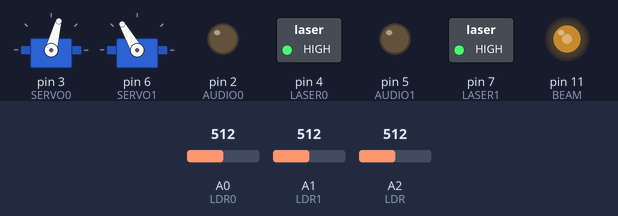
A sketch run on a simulated Arduino Nano, built with avr-gcc and run on an emulated ATmega328P. Parts: 2 × servo, switched loads named in the sketch (green lamp = pin HIGH), output pins drawn as LEDs (lit = HIGH). Wiring (inferred from the names in the program): 2 × servo: signal pin 3 / signal pin 6. The inputs (shaded band) are chosen by the test bench; at power-on: A2 (LDR) = 512, A0 (LDR0) = 512, A1 (LDR1) = 512. EEPROM starts erased; servo pulses on a pin are drawn as a servo (544–2400 µs = 0–180°); pins used as bus, display or sensor lines are not drawn; what the sketch prints to the serial monitor is not drawn.

Above: at 1.2 s.
1.3 s: A2 (LDR) set to 786
At 1.93 s:
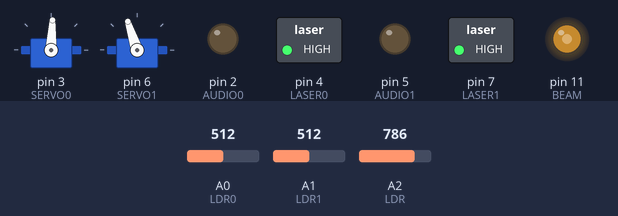
4.3 s: A2 (LDR) set to 811
At 4.39 s:
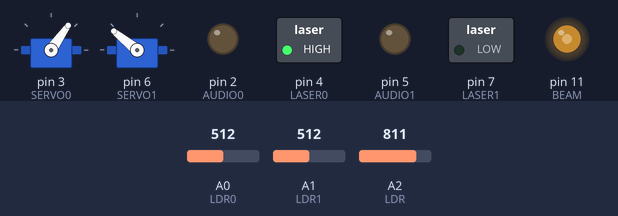
At 8.0 s:
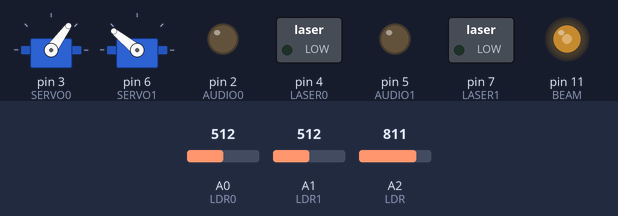
Timing chart, 0 to 19.3 s (numbered marks = the images above; inputs shaded):
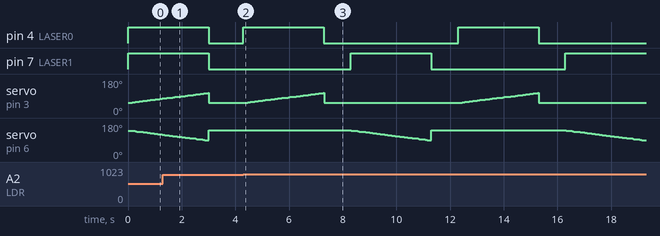

The sketch:

door.ino
```cpp
//model=arduino nano 328
#include <EEPROM.h>
//pin definition
#define LDR A2             //environment
#define LDR0 A0            //photoresister(light-dependent resistor)
#define AUDIO0 2
#define SERVO0 3
#define LASER0 4
#define LDR1 A1            //photoresister(light-dependent resistor)
#define AUDIO1 5
#define SERVO1 6
#define LASER1 7
#define BEAM 11

//record
int loserCount=0;
int winnerCount=0;

//LDR
float ldrTemp=0;          //temporarily store old data
float ldrValue0=0;        //sensed value
float ldrChange0=0;       //delta
unsigned long ldrTime0=0; //end time of scanning in ms.
bool ldrStatus0=0;        //1 for reacting
float ldrValue1=0;        //sensed value
float ldrChange1=0;       //delta
unsigned long ldrTime1=0; //end time of scanning in ms.
bool ldrStatus1=0;        //1 for reacting

//servo
const int UPPER=4000;     //upper limit of OCR1
const int LOWER=2200;     //lower limit of OCR1
const int STEP_INC0=12;   //increasing step of OCR1A
const int STEP_DEC0=-100; //decreasing step of OCR1A
const int STEP_INC1=100;  //increasing step of OCR1B
const int STEP_DEC1=-12;  //decreasing step of OCR1B
volatile int ocr1a_step=0;//step of OCR1A
volatile int ocr1b_step=0;//step of OCR1B

void setup(){
  digitalWrite(AUDIO0,LOW);
  digitalWrite(SERVO0,LOW);
  digitalWrite(LASER0,LOW);
  digitalWrite(AUDIO1,LOW);
  digitalWrite(SERVO1,LOW);
  digitalWrite(LASER1,LOW);
  analogWrite(BEAM,128);

  pinMode(AUDIO0,OUTPUT);
  pinMode(SERVO0,OUTPUT);
  pinMode(LASER0,OUTPUT);
  pinMode(AUDIO1,OUTPUT);
  pinMode(SERVO1,OUTPUT);
  pinMode(LASER1,OUTPUT);
  pinMode(BEAM,OUTPUT);

  loserCount=EEPROM.read(1)*256+EEPROM.read(0);
  winnerCount=EEPROM.read(3)*256+EEPROM.read(2);
  sendRatio();

  //timer1
  TCCR1A=0;                       //Reset Timer1 Control Register A
  TCCR1B=_BV(CS11);               //Timer1 Prescaler=8, 30.51Hz
  OCR1A=LOWER;                    //Output Compare Register A
  OCR1B=UPPER;                    //Output Compare Register B
  TIMSK1=_BV(OCIE1A)+_BV(OCIE1B)+_BV(TOIE1);//Enable Timer1 Output Compare Match A,B Interrupt and Overflow Interrupt

  Serial.begin(9600);
  sendRatio();
}
void loop(){
  //night
  if(analogRead(LDR)<800){
    //sense
    ldrTemp=ldrValue0;
    ldrValue0=analogRead(LDR0);
    ldrChange0=ldrValue0-ldrTemp;
    //scan
    if(ldrStatus0){
      if(millis()>ldrTime0){
        ldrStatus0=0;
        stopScan0();
      }
    }
    else{
      if(ldrChange0>20){
        ldrTime0=millis()+3000;
        ldrStatus0=1;
        startScan0();
        ++loserCount;
        storeLoser();
        sendRatio();
      }
    }
    ldrTemp=ldrValue1;
    ldrValue1=analogRead(LDR1);
    ldrChange1=ldrValue1-ldrTemp;
    if(ldrStatus1){
      if(millis()>ldrTime1){
        ldrStatus1=0;
        stopScan1();
      }
    }
    else{
      if(ldrChange1>20){
        ldrTime1=millis()+3000;
        ldrStatus1=1;
        startScan1();
        ++winnerCount;
        storeWinner();
        sendRatio();
      }
    }
    delay(5);
  }
  //daylight
  else{
    startScan0();
    delay(3000);
    stopScan0();
    delay(1000);
    startScan1();
    delay(3000);
    stopScan1();
    delay(1000);
  }
}

void storeLoser(){
  EEPROM.write(0,loserCount%256);
  EEPROM.write(1,loserCount/256);
}

void storeWinner(){
  EEPROM.write(2,winnerCount%256);
  EEPROM.write(3,winnerCount/256);
}

void sendRatio(){
  Serial.println((long)100*winnerCount/(loserCount+winnerCount));
}

void startScan0(){
  digitalWrite(AUDIO0,HIGH);
  TCCR1B=0;                       //pause Timer1
  ocr1a_step=STEP_INC0;            //start scanning
  TCCR1B=_BV(CS11);               //resume Timer1
  digitalWrite(LASER0,HIGH);
  digitalWrite(AUDIO0,LOW);
}

void stopScan0(){
  digitalWrite(LASER0,LOW);
  TCCR1B=0;                       //pause Timer1
  ocr1a_step=0;                   //stop scanning
  OCR1A=LOWER;                    //place servo at LOWER position
  TCCR1B=_BV(CS11);               //resume Timer1
}

void startScan1(){
  digitalWrite(AUDIO1,HIGH);
  TCCR1B=0;                       //pause Timer1
  ocr1b_step=STEP_DEC1;           //start scanning
  TCCR1B=_BV(CS11);               //resume Timer1
  digitalWrite(LASER1,HIGH);
  digitalWrite(AUDIO1,LOW);
}

void stopScan1(){
  digitalWrite(LASER1,LOW);
  TCCR1B=0;                       //pause Timer1
  ocr1b_step=0;                   //stop scanning
  OCR1B=UPPER;                    //place servo at UPPER position
  TCCR1B=_BV(CS11);               //resume Timer1
}

ISR(TIMER1_OVF_vect){             //ISR for timer1 overflow
  digitalWrite(SERVO0,HIGH);
  digitalWrite(SERVO1,HIGH);
  OCR1A+=ocr1a_step;              //modify duty cycle
  OCR1B+=ocr1b_step;              //modify duty cycle
  if(OCR1A>UPPER){                //limit detection
    OCR1A=UPPER;
    ocr1a_step=STEP_DEC0;
    digitalWrite(LASER0,LOW);
  }
  if(OCR1A<LOWER){
    OCR1A=LOWER;
    ocr1a_step=STEP_INC0;
    digitalWrite(LASER0,HIGH);
  }
  if(OCR1B>UPPER){
    OCR1B=UPPER;
    ocr1b_step=STEP_DEC1;
    digitalWrite(LASER1,HIGH);
  }
  if(OCR1B<LOWER){
    OCR1B=LOWER;
    ocr1b_step=STEP_INC1;
    digitalWrite(LASER1,LOW);
  }
}

ISR(TIMER1_COMPA_vect){           //ISR for timer1 compare match A
  digitalWrite(SERVO0,LOW);
}

ISR(TIMER1_COMPB_vect){           //ISR for timer1 compare match B
  digitalWrite(SERVO1,LOW);
}
```

Measured:
- the behaviour switches between 799 and 800 on A2 (LDR) (found by bisection; images 1 and 2)
- after the input at 4.3 s, pin 4 (LASER0): alternates HIGH for 3.0 s and LOW for 5.0 s, starting at once; pin 7 (LASER1): LOW → HIGH after 4.0 s, → LOW 3.0 s later, → HIGH 5.0 s later; servo on pin 3 (SERVO0): ramps from 54° to 107° and jumps back, once every 8.0 s
- by itself, servo on pin 3 (SERVO0): rises from 77° to 107° in 1.6 s, then falls to 54° in 0.03 s
